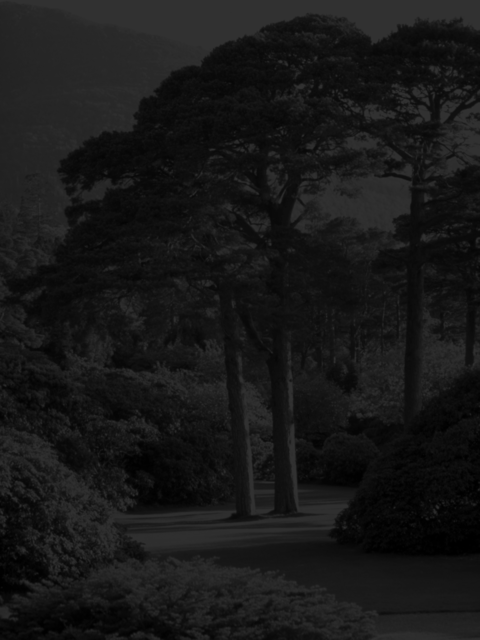
#> input picture tree.bmp, 480 x 640 px
$ python sve.py
#> lines starting #> are read from the running program, lines starting #| are printed output that depends on the picture
# import library
import numpy as np
import cv2

# load the image
image_name = 'tree.bmp'
image = cv2.imread(image_name, 0)
#> image is the input picture: shape (640, 480); min 0, max 50, mean 23.8

# create Gaussian matrix
G = np.random.normal(0.5, 1, image.shape)

# do Singular Value Decomposition
UX, SX, VXT = np.linalg.svd(image)
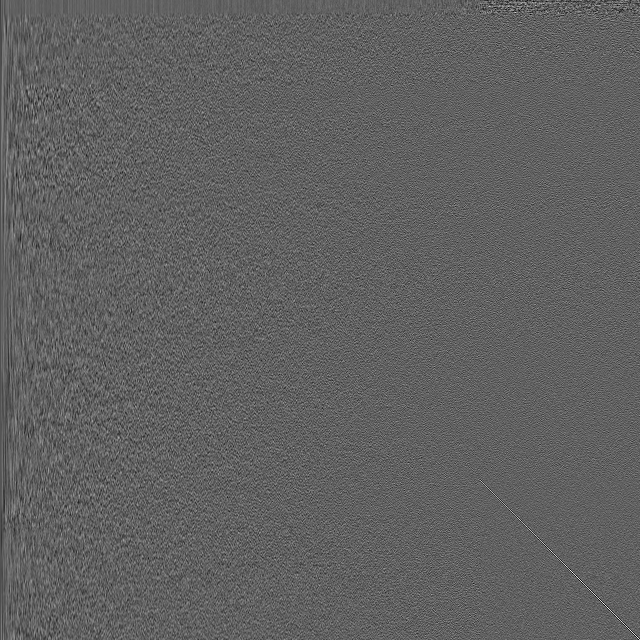
#> UX: shape (640, 640) float64; min -0.238, max 0.386, mean -5.93e-05; drawn with min black and max white
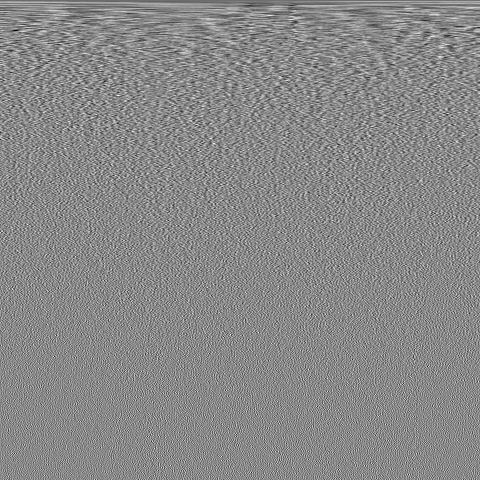
#> VXT: shape (480, 480) float64; min -0.237, max 0.205, mean -8.88e-05; drawn with min black and max white
#> SX = 480 values, max 13649.5 at index 0, min 2.48 at index 479, mean 133.2
UG, SG, VGT = np.linalg.svd(G)
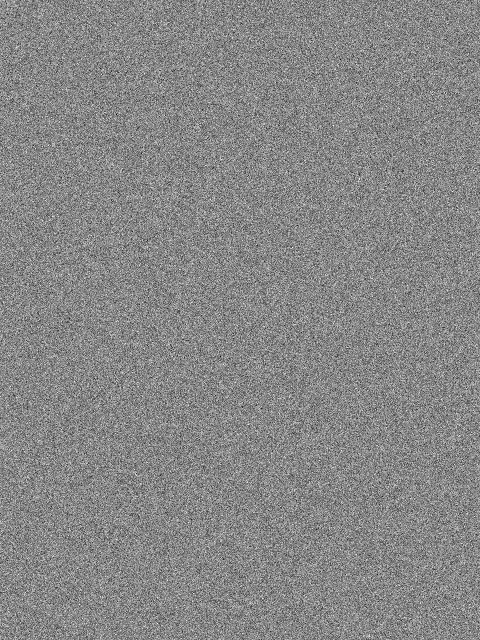
#> G: shape (640, 480) float64; min -4.35, max 4.79, mean 0.501; drawn with min black and max white

# calculate constant E and the equalized image
E = max(SG) / max(SX)
#> E = 0.0205
output = (E * image * 255).astype('uint8')
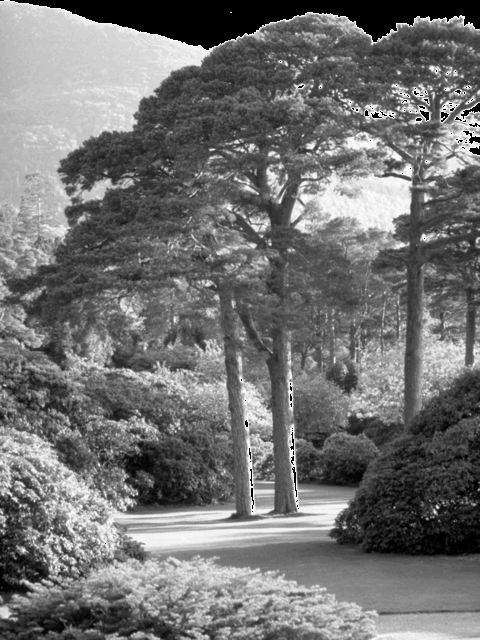
#> output: shape (640, 480); min 0, max 250, mean 113.9

# save output image
cv2.imwrite('tree_sve.bmp', output)
